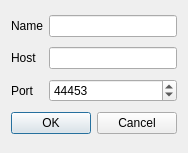
<?xml version="1.0" encoding="UTF-8"?>
<ui version="4.0">
 <class>AddLoginServer</class>
 <widget class="QDialog" name="AddLoginServer">
  <property name="geometry">
   <rect>
    <x>0</x>
    <y>0</y>
    <width>179</width>
    <height>153</height>
   </rect>
  </property>
  <property name="windowTitle">
   <string>New login server</string>
  </property>
  <layout class="QGridLayout" name="gridLayout">
   <item row="0" column="0">
    <widget class="QLabel" name="label">
     <property name="text">
      <string>Name</string>
     </property>
    </widget>
   </item>
   <item row="0" column="1">
    <widget class="QLineEdit" name="lineEdit_name"/>
   </item>
   <item row="1" column="0">
    <widget class="QLabel" name="label_2">
     <property name="text">
      <string>Host</string>
     </property>
    </widget>
   </item>
   <item row="1" column="1">
    <widget class="QLineEdit" name="lineEdit_host"/>
   </item>
   <item row="2" column="0">
    <widget class="QLabel" name="label_3">
     <property name="text">
      <string>Port</string>
     </property>
    </widget>
   </item>
   <item row="2" column="1">
    <widget class="QSpinBox" name="spinBox_port">
     <property name="maximum">
      <number>65536</number>
     </property>
     <property name="value">
      <number>44453</number>
     </property>
    </widget>
   </item>
   <item row="3" column="0" colspan="2">
    <widget class="QDialogButtonBox" name="buttonBox">
     <property name="orientation">
      <enum>Qt::Horizontal</enum>
     </property>
     <property name="standardButtons">
      <set>QDialogButtonBox::Cancel|QDialogButtonBox::Ok</set>
     </property>
    </widget>
   </item>
  </layout>
 </widget>
 <resources/>
 <connections>
  <connection>
   <sender>buttonBox</sender>
   <signal>accepted()</signal>
   <receiver>AddLoginServer</receiver>
   <slot>accept()</slot>
   <hints>
    <hint type="sourcelabel">
     <x>248</x>
     <y>254</y>
    </hint>
    <hint type="destinationlabel">
     <x>157</x>
     <y>274</y>
    </hint>
   </hints>
  </connection>
  <connection>
   <sender>buttonBox</sender>
   <signal>rejected()</signal>
   <receiver>AddLoginServer</receiver>
   <slot>reject()</slot>
   <hints>
    <hint type="sourcelabel">
     <x>316</x>
     <y>260</y>
    </hint>
    <hint type="destinationlabel">
     <x>286</x>
     <y>274</y>
    </hint>
   </hints>
  </connection>
 </connections>
</ui>
